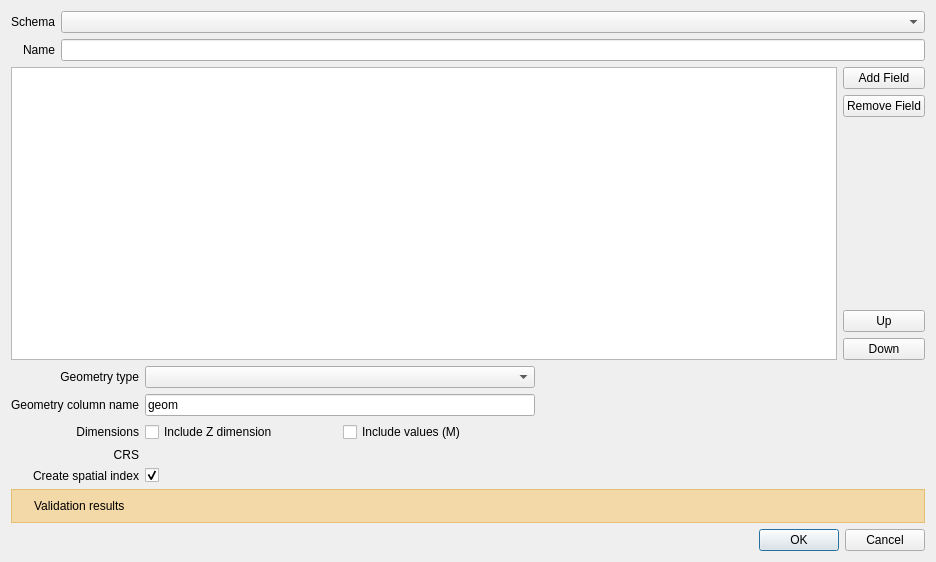
<?xml version="1.0" encoding="UTF-8"?>
<ui version="4.0">
 <class>QgsNewVectorTableDialogBase</class>
 <widget class="QDialog" name="QgsNewVectorTableDialogBase">
  <property name="windowModality">
   <enum>Qt::WindowModal</enum>
  </property>
  <property name="geometry">
   <rect>
    <x>0</x>
    <y>0</y>
    <width>936</width>
    <height>562</height>
   </rect>
  </property>
  <property name="sizePolicy">
   <sizepolicy hsizetype="Preferred" vsizetype="Preferred">
    <horstretch>0</horstretch>
    <verstretch>0</verstretch>
   </sizepolicy>
  </property>
  <property name="minimumSize">
   <size>
    <width>0</width>
    <height>0</height>
   </size>
  </property>
  <property name="windowTitle">
   <string>Create Table</string>
  </property>
  <property name="modal">
   <bool>true</bool>
  </property>
  <layout class="QGridLayout" name="gridLayout_2">
   <item row="3" column="0" colspan="2">
    <widget class="QDialogButtonBox" name="mButtonBox">
     <property name="orientation">
      <enum>Qt::Horizontal</enum>
     </property>
     <property name="standardButtons">
      <set>QDialogButtonBox::Cancel|QDialogButtonBox::Ok</set>
     </property>
    </widget>
   </item>
   <item row="2" column="0" colspan="2">
    <layout class="QGridLayout" name="mGeomLayout">
     <item row="2" column="2">
      <widget class="QCheckBox" name="mHasMChk">
       <property name="text">
        <string>Include values (M)</string>
       </property>
      </widget>
     </item>
     <item row="1" column="0">
      <widget class="QLabel" name="mGeomColumnLabel">
       <property name="text">
        <string>Geometry column name</string>
       </property>
       <property name="alignment">
        <set>Qt::AlignRight|Qt::AlignTrailing|Qt::AlignVCenter</set>
       </property>
      </widget>
     </item>
     <item row="2" column="1">
      <widget class="QCheckBox" name="mHasZChk">
       <property name="text">
        <string>Include Z dimension</string>
       </property>
      </widget>
     </item>
     <item row="5" column="0" colspan="4">
      <widget class="QFrame" name="mValidationFrame">
       <property name="autoFillBackground">
        <bool>false</bool>
       </property>
       <property name="styleSheet">
        <string notr="true">background-color: rgba(255,165,0,0.3);</string>
       </property>
       <property name="frameShape">
        <enum>QFrame::StyledPanel</enum>
       </property>
       <property name="frameShadow">
        <enum>QFrame::Raised</enum>
       </property>
       <layout class="QGridLayout" name="gridLayout_3">
        <property name="leftMargin">
         <number>9</number>
        </property>
        <property name="topMargin">
         <number>9</number>
        </property>
        <property name="rightMargin">
         <number>9</number>
        </property>
        <property name="bottomMargin">
         <number>9</number>
        </property>
        <item row="0" column="1">
         <widget class="QLabel" name="mValidationResults">
          <property name="sizePolicy">
           <sizepolicy hsizetype="Preferred" vsizetype="Preferred">
            <horstretch>1</horstretch>
            <verstretch>0</verstretch>
           </sizepolicy>
          </property>
          <property name="autoFillBackground">
           <bool>false</bool>
          </property>
          <property name="styleSheet">
           <string notr="true">background: transparent;</string>
          </property>
          <property name="frameShape">
           <enum>QFrame::NoFrame</enum>
          </property>
          <property name="frameShadow">
           <enum>QFrame::Plain</enum>
          </property>
          <property name="lineWidth">
           <number>0</number>
          </property>
          <property name="text">
           <string>Validation results</string>
          </property>
          <property name="margin">
           <number>0</number>
          </property>
         </widget>
        </item>
        <item row="0" column="0">
         <widget class="QLabel" name="mWarningIcon">
          <property name="styleSheet">
           <string notr="true">background: transparent;</string>
          </property>
          <property name="frameShadow">
           <enum>QFrame::Plain</enum>
          </property>
          <property name="lineWidth">
           <number>0</number>
          </property>
          <property name="text">
           <string/>
          </property>
          <property name="pixmap">
           <pixmap resource="../resources.qrc">:/plugins/qgis-snowflake-plugin/ui/images/mIconWarning.svg</pixmap>
          </property>
          <property name="margin">
           <number>0</number>
          </property>
         </widget>
        </item>
       </layout>
      </widget>
     </item>
     <item row="1" column="1" colspan="2">
      <widget class="QLineEdit" name="mGeomColumn">
       <property name="text">
        <string notr="true">geom</string>
       </property>
      </widget>
     </item>
     <item row="0" column="3">
      <widget class="QLabel" name="label_4">
       <property name="sizePolicy">
        <sizepolicy hsizetype="Preferred" vsizetype="Preferred">
         <horstretch>2</horstretch>
         <verstretch>0</verstretch>
        </sizepolicy>
       </property>
       <property name="text">
        <string/>
       </property>
      </widget>
     </item>
     <item row="2" column="0">
      <widget class="QLabel" name="mDimensionsLabel">
       <property name="text">
        <string>Dimensions</string>
       </property>
       <property name="alignment">
        <set>Qt::AlignRight|Qt::AlignTrailing|Qt::AlignVCenter</set>
       </property>
      </widget>
     </item>
     <item row="0" column="1" colspan="2">
      <widget class="QComboBox" name="mGeomTypeCbo">
       <property name="sizePolicy">
        <sizepolicy hsizetype="Expanding" vsizetype="Fixed">
         <horstretch>1</horstretch>
         <verstretch>0</verstretch>
        </sizepolicy>
       </property>
       <property name="currentText">
        <string/>
       </property>
      </widget>
     </item>
     <item row="0" column="0">
      <widget class="QLabel" name="label_3">
       <property name="text">
        <string>Geometry type</string>
       </property>
       <property name="alignment">
        <set>Qt::AlignRight|Qt::AlignTrailing|Qt::AlignVCenter</set>
       </property>
      </widget>
     </item>
     <item row="3" column="0">
      <widget class="QLabel" name="mCrsLabel">
       <property name="text">
        <string>CRS</string>
       </property>
       <property name="alignment">
        <set>Qt::AlignRight|Qt::AlignTrailing|Qt::AlignVCenter</set>
       </property>
      </widget>
     </item>
     <item row="4" column="0">
      <widget class="QLabel" name="mSpatialIndexLabel">
       <property name="text">
        <string>Create spatial index</string>
       </property>
       <property name="alignment">
        <set>Qt::AlignRight|Qt::AlignTrailing|Qt::AlignVCenter</set>
       </property>
      </widget>
     </item>
     <item row="4" column="1">
      <widget class="QCheckBox" name="mSpatialIndexChk">
       <property name="text">
        <string/>
       </property>
       <property name="checked">
        <bool>true</bool>
       </property>
      </widget>
     </item>
     <item row="3" column="1" colspan="2">
      <widget class="QgsProjectionSelectionWidget" name="mCrs" native="true"/>
     </item>
    </layout>
   </item>
   <item row="1" column="1">
    <layout class="QVBoxLayout" name="mButtonsLayout">
     <item>
      <widget class="QPushButton" name="mAddFieldBtn">
       <property name="text">
        <string>Add Field</string>
       </property>
       <property name="icon">
        <iconset resource="../resources.qrc">
         <normaloff>:/plugins/qgis-snowflake-plugin/ui/images/mActionNewAttribute.svg</normaloff>:/plugins/qgis-snowflake-plugin/ui/images/mActionNewAttribute.svg</iconset>
       </property>
      </widget>
     </item>
     <item>
      <widget class="QPushButton" name="mDeleteFieldBtn">
       <property name="text">
        <string>Remove Field</string>
       </property>
       <property name="icon">
        <iconset resource="../resources.qrc">
         <normaloff>:/plugins/qgis-snowflake-plugin/ui/images/mActionDeleteAttribute.svg</normaloff>:/plugins/qgis-snowflake-plugin/ui/images/mActionDeleteAttribute.svg</iconset>
       </property>
      </widget>
     </item>
     <item>
      <spacer name="spacer2">
       <property name="orientation">
        <enum>Qt::Vertical</enum>
       </property>
       <property name="sizeHint" stdset="0">
        <size>
         <width>20</width>
         <height>40</height>
        </size>
       </property>
      </spacer>
     </item>
     <item>
      <widget class="QPushButton" name="mFieldUpBtn">
       <property name="text">
        <string>Up</string>
       </property>
       <property name="icon">
        <iconset resource="../resources.qrc">
         <normaloff>:/plugins/qgis-snowflake-plugin/ui/images/mActionArrowUp.svg</normaloff>:/plugins/qgis-snowflake-plugin/ui/images/mActionArrowUp.svg</iconset>
       </property>
      </widget>
     </item>
     <item>
      <widget class="QPushButton" name="mFieldDownBtn">
       <property name="text">
        <string>Down</string>
       </property>
       <property name="icon">
        <iconset resource="../resources.qrc">
         <normaloff>:/plugins/qgis-snowflake-plugin/ui/images/mActionArrowDown.svg</normaloff>:/plugins/qgis-snowflake-plugin/ui/images/mActionArrowDown.svg</iconset>
       </property>
      </widget>
     </item>
    </layout>
   </item>
   <item row="1" column="0">
    <widget class="QTableView" name="mFieldsTableView">
     <property name="sizePolicy">
      <sizepolicy hsizetype="Expanding" vsizetype="Expanding">
       <horstretch>0</horstretch>
       <verstretch>0</verstretch>
      </sizepolicy>
     </property>
     <property name="minimumSize">
      <size>
       <width>800</width>
       <height>0</height>
      </size>
     </property>
     <property name="editTriggers">
      <set>QAbstractItemView::AllEditTriggers</set>
     </property>
     <attribute name="horizontalHeaderStretchLastSection">
      <bool>true</bool>
     </attribute>
    </widget>
   </item>
   <item row="0" column="0" colspan="2">
    <layout class="QGridLayout" name="mNamesLAyout">
     <item row="0" column="0" colspan="2">
      <widget class="QLabel" name="mSchemaLabel">
       <property name="text">
        <string>Schema</string>
       </property>
       <property name="alignment">
        <set>Qt::AlignRight|Qt::AlignTrailing|Qt::AlignVCenter</set>
       </property>
      </widget>
     </item>
     <item row="0" column="2">
      <widget class="QComboBox" name="mSchemaCbo"/>
     </item>
     <item row="1" column="0" colspan="2">
      <widget class="QLabel" name="label">
       <property name="text">
        <string>Name</string>
       </property>
       <property name="alignment">
        <set>Qt::AlignRight|Qt::AlignTrailing|Qt::AlignVCenter</set>
       </property>
      </widget>
     </item>
     <item row="1" column="2">
      <widget class="QLineEdit" name="mTableName">
       <property name="text">
        <string notr="true"/>
       </property>
      </widget>
     </item>
    </layout>
   </item>
  </layout>
 </widget>
 <customwidgets>
  <customwidget>
   <class>QgsProjectionSelectionWidget</class>
   <extends>QWidget</extends>
   <header>qgsprojectionselectionwidget.h</header>
   <container>1</container>
  </customwidget>
 </customwidgets>
 <tabstops>
  <tabstop>mSchemaCbo</tabstop>
  <tabstop>mTableName</tabstop>
  <tabstop>mFieldsTableView</tabstop>
  <tabstop>mAddFieldBtn</tabstop>
  <tabstop>mDeleteFieldBtn</tabstop>
  <tabstop>mFieldUpBtn</tabstop>
  <tabstop>mFieldDownBtn</tabstop>
  <tabstop>mGeomTypeCbo</tabstop>
  <tabstop>mGeomColumn</tabstop>
  <tabstop>mHasZChk</tabstop>
  <tabstop>mHasMChk</tabstop>
  <tabstop>mSpatialIndexChk</tabstop>
 </tabstops>
 <resources>
  <include location="../resources.qrc"/>
 </resources>
 <connections>
  <connection>
   <sender>mButtonBox</sender>
   <signal>rejected()</signal>
   <receiver>QgsNewVectorTableDialogBase</receiver>
   <slot>reject()</slot>
   <hints>
    <hint type="sourcelabel">
     <x>316</x>
     <y>260</y>
    </hint>
    <hint type="destinationlabel">
     <x>286</x>
     <y>274</y>
    </hint>
   </hints>
  </connection>
  <connection>
   <sender>mButtonBox</sender>
   <signal>accepted()</signal>
   <receiver>QgsNewVectorTableDialogBase</receiver>
   <slot>accept()</slot>
   <hints>
    <hint type="sourcelabel">
     <x>461</x>
     <y>539</y>
    </hint>
    <hint type="destinationlabel">
     <x>461</x>
     <y>280</y>
    </hint>
   </hints>
  </connection>
 </connections>
</ui>
